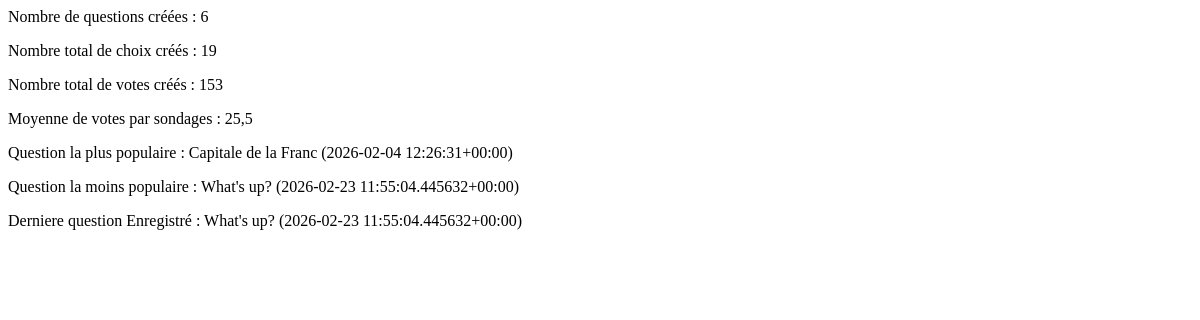
/polls/stats, run on an earlier commit of the app's database.
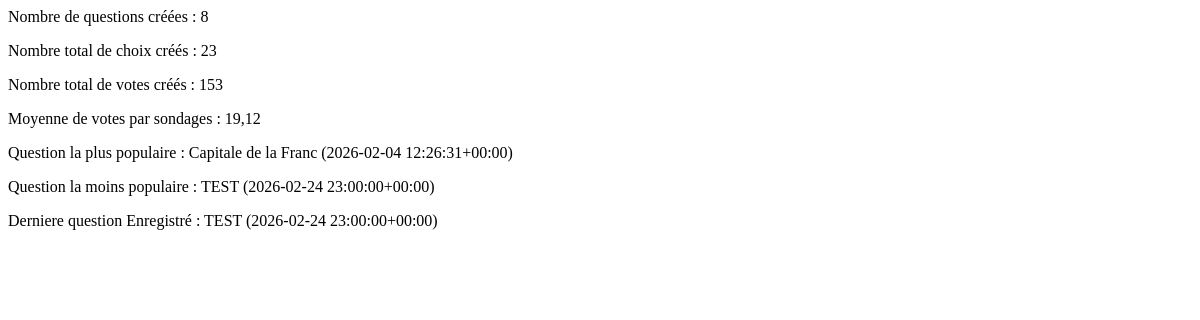
And on a later commit of the database.
### polls/models.py (models this page shows, shortened)
class Question(models.Model):
    question_text = models.CharField(max_length=200)
    pub_date = models.DateTimeField("date published")
    def __str__(self):
        return f"{self.question_text[:20]} ({self.pub_date})"
    @classmethod
    def most_popular_question(cls):
        questions_with_votes = cls.objects.annotate(total_votes=Sum('choice__votes'))
        return questions_with_votes.order_by('-total_votes').first()
    @classmethod
    def less_popular_question(cls):
        questions_with_votes = cls.objects.annotate(total_votes=Sum('choice__votes'))
        return questions_with_votes.order_by('-total_votes').last()

### polls/views.py (the view)
# urls.py: path("stats", views.StatisticsView.as_view(), name="statistics"),
class StatisticsView(generic.ListView):
    model = Question
    template_name = "polls/statistics.html"
    context_object_name = "all_question_list"
    def get_context_data(self, **kwargs):
        context = super().get_context_data(**kwargs)
        context["questions_count"] = Question.objects.all().count()
        context["choices_count"] = Choice.objects.all().count()
        context["votes_count"] = 0
        for choice in Choice.objects.all():
            context["votes_count"] += choice.votes
        context["moy_votes_per_poll"] = round(context["votes_count"] / context["questions_count"], 2)
        context["popular_question"] = Question.most_popular_question()
        context["less_popular_question"] = Question.less_popular_question()
        context["last_question"] = Question.objects.order_by("pub_date").last()
        return context

### polls/templates/polls/statistics.html
<p>Nombre de questions créées : {{ questions_count }}</p>
<p>Nombre total de choix créés : {{ choices_count }}</p>
<p>Nombre total de votes créés : {{ votes_count }}</p>
<p>Moyenne de votes par sondages : {{ moy_votes_per_poll }}</p>
<p>Question la plus populaire : {{ popular_question }}</p>
<p>Question la moins populaire : {{ less_popular_question }}</p>
<p>Derniere question Enregistré : {{ last_question }}</p>

What changed in the data, as far as the page shows it:
no longer on this page (row unchanged): Question: question_text+pub_date "What's up? (2026-02-23 11:55:04.445632+00:00)"
added Question: question_text+pub_date "TEST (2026-02-24 23:00:00+00:00)"
Also different on the page:
{{ questions_count }}: "6" → "8"
{{ choices_count }}: "19" → "23"
{{ moy_votes_per_poll }}: "25,5" → "19,12"
